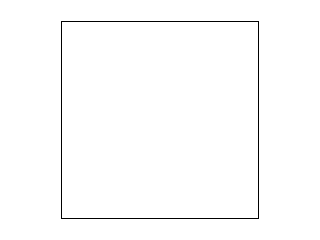
Frame 1 (no input)
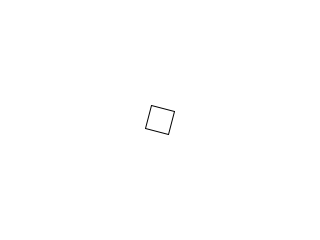
Frame 60 (the mouse pressed at the canvas centre just before this capture)
Frame 120 (the mouse held since frame 60 and released just before this capture): identical to frame 60, image omitted

The Processing sketch that drew these frames (run headless with seeded random() and noise(); from frame 60 on, the mouse is pressed at the canvas centre):

// Processing sketch: lstep
// ── lstep.pde

float r, x, y;
float m, w;
float pi = 3.14159265359;

void setup() {
  size(320,240);
  r = 140;
  w = pi/4;
  x = r*cos(w);
  y = r*sin(w);
}

void draw(){
  background(255);
 // m = second()*3;
 

  //while(r<=15){
    if (r > 15){
      x = r*cos(w);
      y = r*sin(w); 
    }
    stroke(0);
    line(160+x,120-y,160-y,120-x);
    line(160-y,120-x,160-x,120+y);
    line(160-x,120+y,160+y,120+x);
    line(160+y,120+x,160+x,120-y);
  
    w = w + 0.1;
    r = r*0.85;
  //}
}
